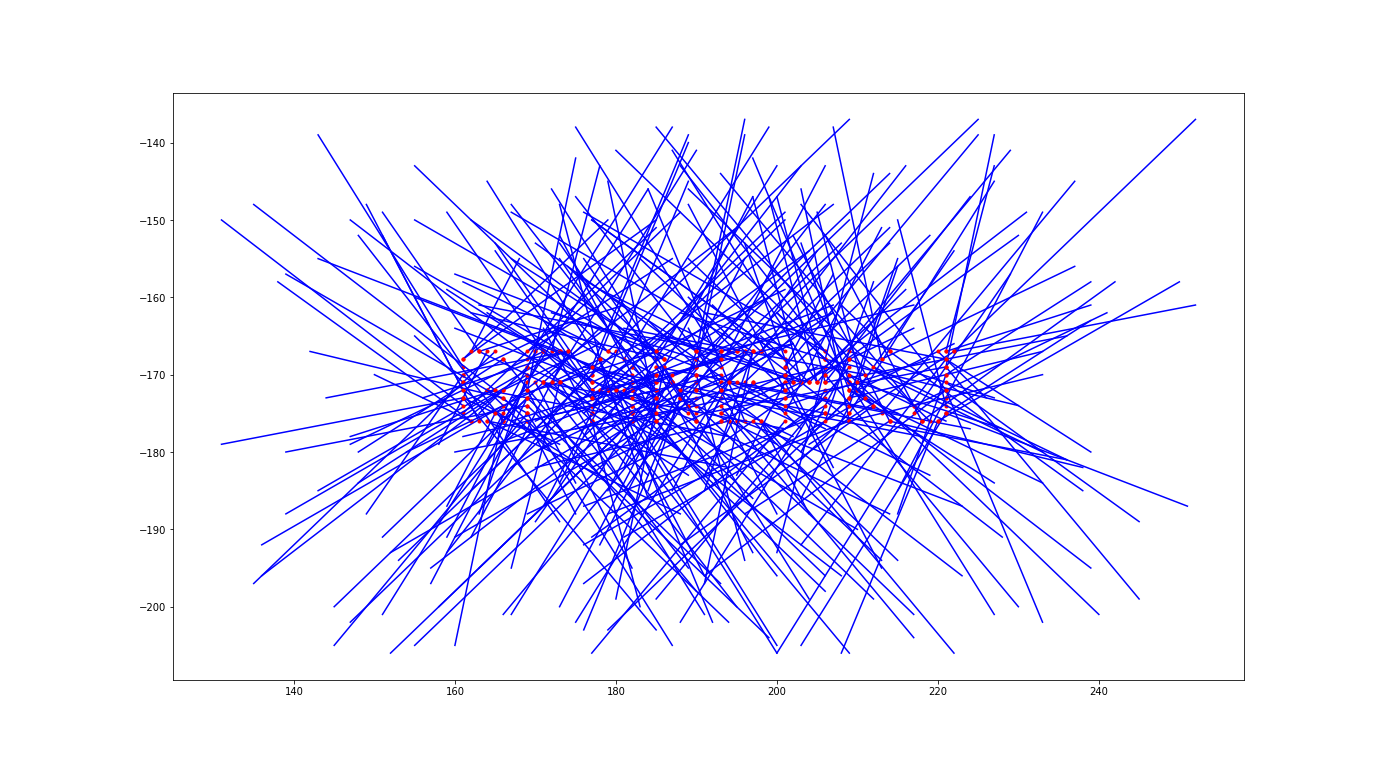

Recreate this plot in Python.
import re
import matplotlib.pyplot as plt
import pandas as pd
import numpy as np

def visualize(pos_df, n, type='single', fig=None, ax=None, close=True):
    if fig is None and ax is None:
        fig, ax = plt.subplots(figsize=(19.2, 10.8))
    if type == 'single':
        ax.plot(pos_df['x'][n], pos_df['y'][n], '.')
    elif type == 'moving':
        for i, row in pos_df.iterrows():
            x_data = row['x'][:n]
            y_data = row['y'][:n]
            ax.plot(x_data, y_data, 'b')
            ax.plot(x_data.iloc[-1], y_data.iloc[-1], '.r')
    fig.savefig('day10.png')
    if close:
        plt.close(fig)
    else:
        return fig, ax

def visualize_set(df, start, n):
    for i in range(n):
        fig, ax = plt.subplots(figsize=(19.2,10.8))
        ax.plot(df['x'][start+i], df['y'][start+i], '.')
        ax.set_ylim(df['y'][start].min(), df['y'][start].max())
        ax.set_xlim(df['x'][start].min(), df['x'][start].max())
        file = 'day10_{}.png'.format(start+i)
        fig.savefig(file)
        print('saved to {}'.format(file))
        plt.close(fig)

def determine_extents(x, y, x_vel, y_vel):
    df = pd.DataFrame({
        'x': x,
        'y': y,
        'x_vel': x_vel,
        'y_vel': y_vel
    })
    x1 = df.min()['x']
    x2 = df[df['x'] < 0]['x'].max()
    x3 = df[df['x'] > 0]['x'].min()
    start = abs(x1 - x2) / df['x_vel'].max()
    end = abs(x1 - x3) / df['x_vel'].max()
    return start, end

def bounding_box(x, y):
    size = (
        x.max() - x.min(),
        y.max() - y.min()
    )
    return size[0] * size[1]

def make_dfs(input, n):
    REGEX = re.compile('position=< ?([-\d]+), +([-\d]+)> velocity=< ?([-\d]+), +([-\d]+)>')
    lines = input.splitlines()
    length = len(lines)
    x = np.empty(length, dtype=np.int32)
    y = np.empty(length, dtype=np.int32)
    x_vel = np.empty(length, dtype=np.int32)
    y_vel = np.empty(length, dtype=np.int32)

    def parse(line):
        match = REGEX.match(line)
        return {
            'pos': {'x': int(match.group(1)), 'y': int(match.group(2))},
            'vel': {'x': int(match.group(3)), 'y': int(match.group(4))},
        }

    for i, line in enumerate(lines):
        point = parse(line)
        x[i] = point['pos']['x']
        y[i] = point['pos']['y']
        x_vel[i] = point['vel']['x']
        y_vel[i] = point['vel']['y']

    n = determine_extents(x, y, x_vel, y_vel)

    # construct position over time df
    if isinstance(n, tuple):
        r = np.arange(n[0], n[1], dtype=np.int32)
    elif isinstance(n, int):
        r = np.arange(n, dtype=np.int32)
    idx = pd.MultiIndex.from_product([['x', 'y'], np.arange(r[0], r[0] + r.size)])
    pos_df = pd.DataFrame(columns=idx, index=np.arange(length))
    df = pd.DataFrame(data=np.empty((length, r.size), dtype=np.int32))
    df.columns = df.columns + r[0]
    for i, row in df.iterrows():
        df.loc[i] = r

    pos_df['x'] = df.multiply(x_vel, axis=0).add(x, axis=0)
    pos_df['y'] = df.multiply(y_vel, axis=0).add(y, axis=0) * -1

    return pos_df

def part1(input):
    dfp = make_dfs(input, n=(1000, 10000))

    prev_bb = 0
    for i, col in dfp['x'].iteritems():
        bb = bounding_box(col, dfp['y'][i])
        if bb > prev_bb and prev_bb != 0:
            break
        prev_bb = bb
    # visualize_set(dfp, i - 5, 10)
    # visualize(dfp, i-1)
    return

def part2(input):
    return

if __name__ == '__main__':
    import input as inp
    DAY = 10
    input = inp.read(DAY)
    print(part1(input))
    # print(part2(input))